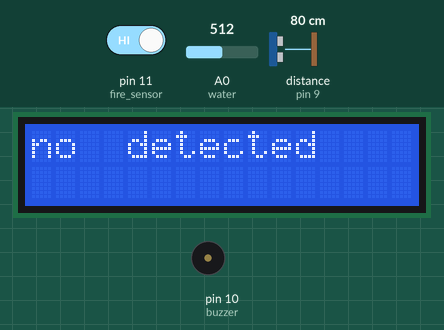
Simulated run of this sketch. Board: Arduino Uno, built with avr-gcc and run on an emulated ATmega328P. On the bench: 16×2 character LCD, buzzer (waves = sounding, pin HIGH). Wiring (inferred from the names in the program): ultrasonic range finder: trigger pin 8; echo pin 9. Inputs (shaded band) come from the test bench; at power-on: distance to the obstacle (sensor on pin 9) 80 cm, A0 (water) = 512, pin 11 (fire_sensor) HIGH. The echo pulse lasts 58.3 µs per cm; pins used as bus, display or sensor lines are not drawn; what the sketch prints to the serial monitor is not drawn.

Above: at 3.2 s.
3.3 s: distance to the obstacle (sensor on pin 9) set to 12 cm
At 4.1 s:
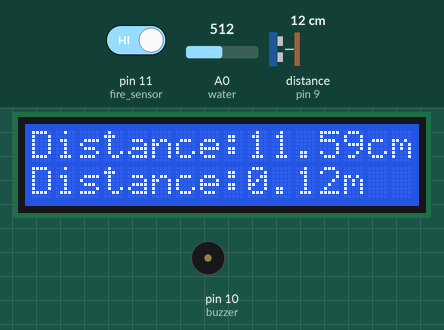
8.8 s: distance to the obstacle (sensor on pin 9) set to 9 cm
At 11.0 s:
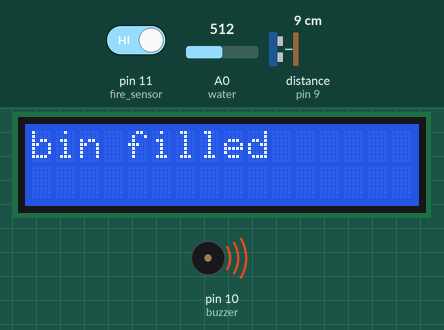
14.3 s: A0 (water) set to 308
18.1 s: A0 (water) set to 291
At 22.3 s:
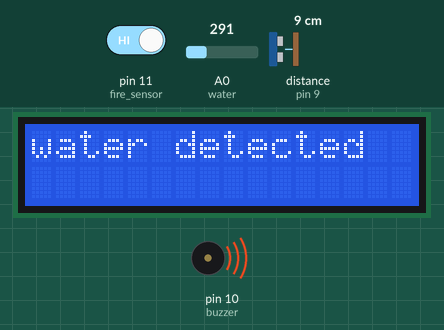
23.6 s: distance to the obstacle (sensor on pin 9) set to 2 cm
At 27.6 s:
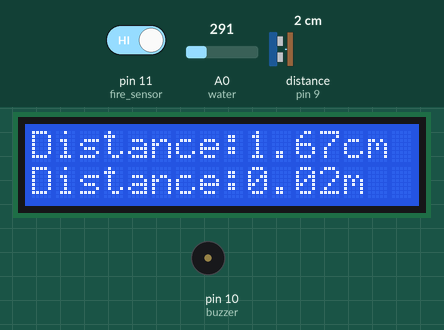
29.1 s: pin 11 (fire_sensor) driven LOW
At 34.1 s:
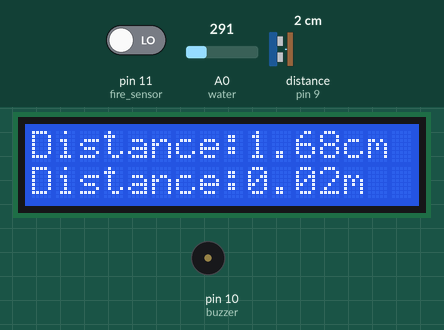
Timing chart, 0 to 35.6 s (numbered marks = the images above; inputs shaded):
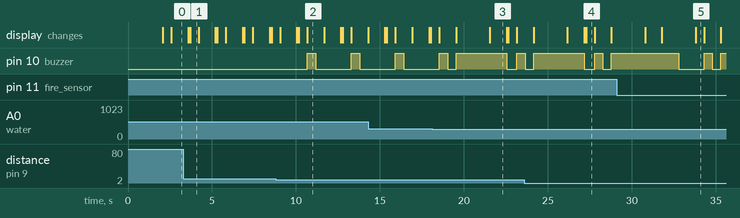

Measured:
- the behaviour switches between 11 and 10 cm on distance to the obstacle (sensor on pin 9) (found by bisection; images 1 and 2)
- the behaviour switches between 301 and 300 on A0 (water) (found by bisection; images 2 and 3)
- after the input at 8.8 s, pin 10 (buzzer): alternates HIGH for 0.50 s and LOW for 2.1 s, starting after 1.9 s
- what the display in image 1 shows lasts 0.5 s, from 3.7 s to 4.2 s
- what the display in image 2 shows lasts 1.0 s, from 10.7 s to 11.7 s

The sketch:

sketch_jan05c.ino
```cpp
#include <LiquidCrystal.h>
#define trigger 8
#define echo 9
#define buzzer 10
#define water A0
int value;
int set=20;
int  fire_sensor=11;
int fire_value;
LiquidCrystal lcd(2,3,4,5,6,7);

float time=0,distance=0;

void setup()
{
 Serial.begin(9600);
 lcd.begin(16,2);
 pinMode(trigger,OUTPUT);
 pinMode(echo,INPUT);
 pinMode(buzzer,OUTPUT);
 lcd.print(" Ultra sonic");
 lcd.setCursor(0,1);
 lcd.print("Distance Meter");
 delay(2000);
 lcd.clear();

}

void loop()
{
 lcd.clear();
 digitalWrite(trigger,LOW);
 delayMicroseconds(2);
 digitalWrite(trigger,HIGH);
 delayMicroseconds(10);
 digitalWrite(trigger,LOW);
 delayMicroseconds(2);
 time=pulseIn(echo,HIGH);
 distance=time*340/20000;
 lcd.clear();
 Serial.print("Distance:");
 Serial.print(distance);
 Serial.print("cm..");
 lcd.print("Distance:");
 lcd.print(distance);
 lcd.print("cm");
 lcd.setCursor(0,1);
 lcd.print("Distance:");
 lcd.print(distance/100);
 lcd.print("m");
 delay(500);
 if(distance<=10)
 {
  lcd.clear();
  lcd.print("bin filled");
  digitalWrite(buzzer,HIGH);
  delay(500);
  digitalWrite(buzzer,LOW);
  delay(500);
  }
  else
  {
  digitalWrite(buzzer,LOW);
}
getwaterValue();
getfire();
}


void getwaterValue()
 {
  value = analogRead(water);


 //Serial.println(value);
 //value = map(value,0,1023,225,0);
 Serial.println(value);
 lcd.clear();
 if(value<=300)
 {
  digitalWrite(buzzer,HIGH);
  delay(2000);
  lcd.print("water detected");
 }
 else
 {
  lcd.print("no  detected");
 }
 delay(1000);
 lcd.clear();
 }

void getfire()
{
  fire_value=digitalRead(fire_sensor);
  if(fire_value==LOW)
  {
    digitalWrite(buzzer,HIGH);
    delay(1000);
    digitalWrite(buzzer,LOW);
    delay(1000);
  }
  else
  {
  digitalWrite(buzzer,LOW);
  delay(100);
  }
}
```
